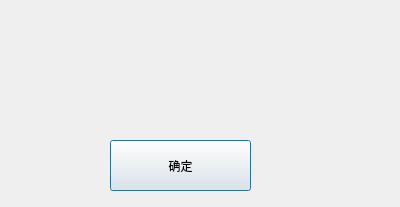
<?xml version="1.0" encoding="UTF-8"?>
<ui version="4.0">
 <class>Dialog</class>
 <widget class="QDialog" name="Dialog">
  <property name="geometry">
   <rect>
    <x>0</x>
    <y>0</y>
    <width>400</width>
    <height>207</height>
   </rect>
  </property>
  <property name="windowTitle">
   <string>编辑水印</string>
  </property>
  <widget class="QWidget" name="horizontalLayoutWidget">
   <property name="geometry">
    <rect>
     <x>30</x>
     <y>20</y>
     <width>351</width>
     <height>101</height>
    </rect>
   </property>
   <layout class="QHBoxLayout" name="horizontalLayout"/>
  </widget>
  <widget class="QPushButton" name="pushButton">
   <property name="geometry">
    <rect>
     <x>110</x>
     <y>140</y>
     <width>141</width>
     <height>51</height>
    </rect>
   </property>
   <property name="text">
    <string>确定</string>
   </property>
  </widget>
 </widget>
 <resources/>
 <connections/>
</ui>
